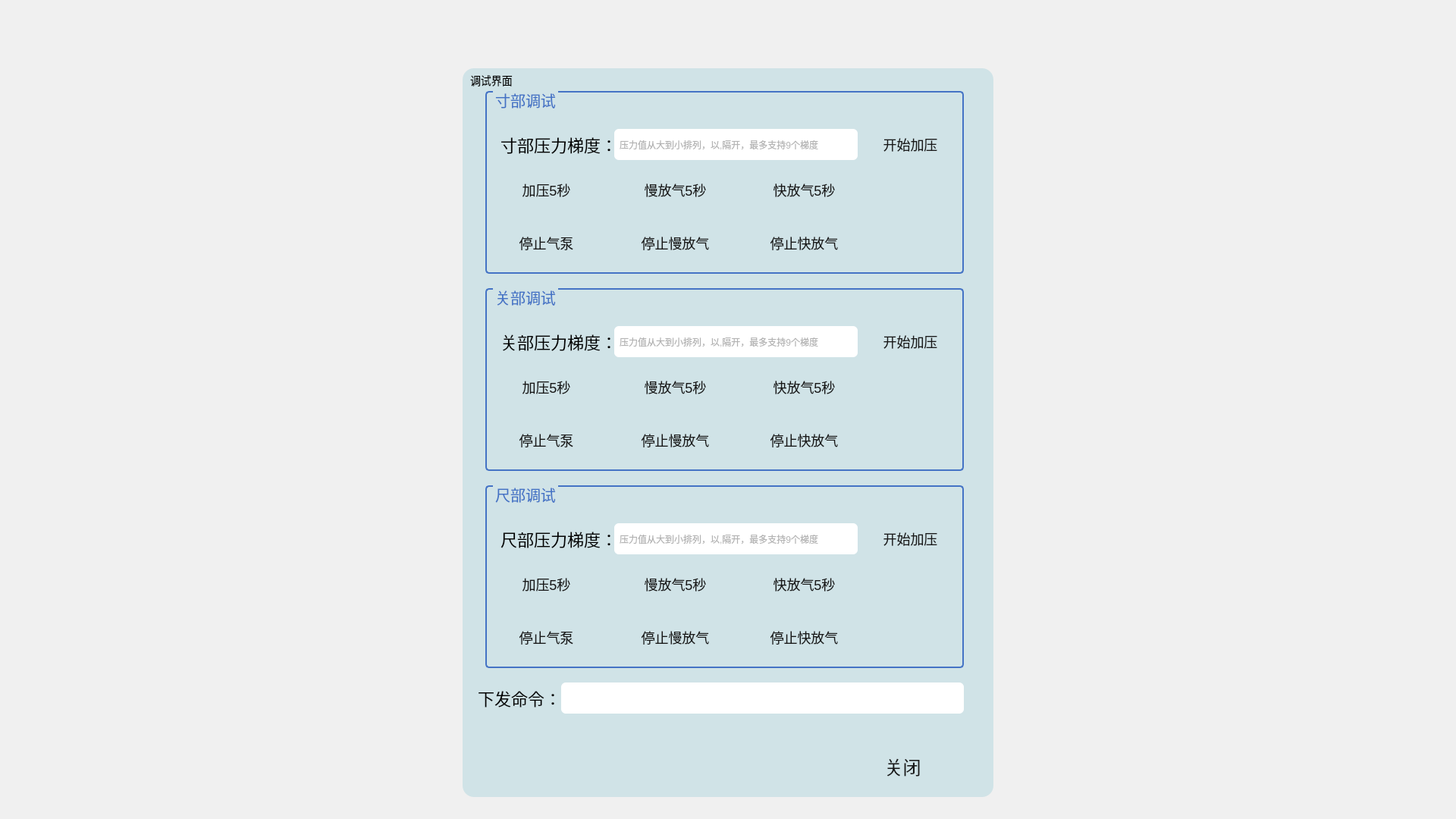
<?xml version="1.0" encoding="UTF-8"?>
<ui version="4.0">
 <class>TestDialog</class>
 <widget class="QDialog" name="TestDialog">
  <property name="geometry">
   <rect>
    <x>0</x>
    <y>0</y>
    <width>1920</width>
    <height>1080</height>
   </rect>
  </property>
  <property name="windowTitle">
   <string>Dialog</string>
  </property>
  <widget class="QLabel" name="label_3">
   <property name="geometry">
    <rect>
     <x>0</x>
     <y>0</y>
     <width>1920</width>
     <height>1080</height>
    </rect>
   </property>
   <property name="styleSheet">
    <string notr="true">background-color: rgba(240, 240, 240,50%);</string>
   </property>
   <property name="text">
    <string/>
   </property>
  </widget>
  <widget class="QLabel" name="label">
   <property name="geometry">
    <rect>
     <x>610</x>
     <y>90</y>
     <width>700</width>
     <height>961</height>
    </rect>
   </property>
   <property name="styleSheet">
    <string notr="true">background-color: rgb(208, 227, 231);
border-radius:15px;</string>
   </property>
   <property name="text">
    <string/>
   </property>
  </widget>
  <widget class="QLabel" name="label_2">
   <property name="geometry">
    <rect>
     <x>620</x>
     <y>90</y>
     <width>121</width>
     <height>31</height>
    </rect>
   </property>
   <property name="styleSheet">
    <string notr="true">font-family: &quot;苹方 中等&quot;;
	font-size: 14px;</string>
   </property>
   <property name="text">
    <string>调试界面</string>
   </property>
  </widget>
  <widget class="QGroupBox" name="groupBox_2">
   <property name="geometry">
    <rect>
     <x>640</x>
     <y>120</y>
     <width>631</width>
     <height>241</height>
    </rect>
   </property>
   <property name="styleSheet">
    <string notr="true">QGroupBox{
border:2px solid #4473c5;;
border-radius:5px;
margin-top: 2ex; 
	font-family:&quot;苹方 粗体&quot;;
	font-size:20px;
	color:#4473c5;

}
QGroupBox::title {
      subcontrol-origin: margin;
       left:10px;
  }</string>
   </property>
   <property name="title">
    <string>寸部调试</string>
   </property>
   <widget class="QLabel" name="label_4">
    <property name="geometry">
     <rect>
      <x>20</x>
      <y>50</y>
      <width>161</width>
      <height>41</height>
     </rect>
    </property>
    <property name="styleSheet">
     <string notr="true">font-family: &quot;苹方 中等&quot;;
	font-size: 22px;</string>
    </property>
    <property name="text">
     <string>寸部压力梯度：</string>
    </property>
   </widget>
   <widget class="QLineEdit" name="lineEdit_cunPre">
    <property name="geometry">
     <rect>
      <x>170</x>
      <y>50</y>
      <width>321</width>
      <height>41</height>
     </rect>
    </property>
    <property name="styleSheet">
     <string notr="true">QLineEdit{
padding:5px;	
font-family: &quot;苹方 中等&quot;;
	font-size: 12px;
	color: #686868;
border-radius: 6px;
	
	border-image: url(:/image/loadafter/buchong/shexingkuang.png);
}</string>
    </property>
    <property name="text">
     <string/>
    </property>
    <property name="placeholderText">
     <string>压力值从大到小排列，以,隔开，最多支持9个梯度</string>
    </property>
   </widget>
   <widget class="QPushButton" name="pushButton_startcun">
    <property name="geometry">
     <rect>
      <x>500</x>
      <y>50</y>
      <width>121</width>
      <height>41</height>
     </rect>
    </property>
    <property name="styleSheet">
     <string notr="true">QPushButton{
border-image: url(:/image/loadafter/1/xiayibuweixuanzhong.png);
border-radius: 22px;
color: rgb(24, 24, 24);
font-family: &quot;苹方 粗体&quot;;
	font-size: 18px;}
QPushButton:focus,QPushButton:hover{
border-image: url(:/image/loadafter/tab/2/组25.png);
}
	
QPushButton:pressed{
url(:/image/loadafter/1/xiayibuanzhong.png)
}</string>
    </property>
    <property name="text">
     <string>开始加压</string>
    </property>
   </widget>
   <widget class="QPushButton" name="pushButton_startcun5s">
    <property name="geometry">
     <rect>
      <x>20</x>
      <y>110</y>
      <width>121</width>
      <height>41</height>
     </rect>
    </property>
    <property name="styleSheet">
     <string notr="true">QPushButton{
border-image: url(:/image/loadafter/1/xiayibuweixuanzhong.png);
border-radius: 22px;
color: rgb(24, 24, 24);
font-family: &quot;苹方 粗体&quot;;
	font-size: 18px;}
QPushButton:focus,QPushButton:hover{
border-image: url(:/image/loadafter/tab/2/组25.png);
}
	
QPushButton:pressed{
url(:/image/loadafter/1/xiayibuanzhong.png)
}</string>
    </property>
    <property name="text">
     <string>加压5秒</string>
    </property>
   </widget>
   <widget class="QPushButton" name="pushButton_stopfastcun">
    <property name="geometry">
     <rect>
      <x>360</x>
      <y>180</y>
      <width>121</width>
      <height>41</height>
     </rect>
    </property>
    <property name="styleSheet">
     <string notr="true">QPushButton{
border-image: url(:/image/loadafter/1/xiayibuweixuanzhong.png);
border-radius: 22px;
color: rgb(24, 24, 24);
font-family: &quot;苹方 粗体&quot;;
	font-size: 18px;}
QPushButton:focus,QPushButton:hover{
border-image: url(:/image/loadafter/tab/2/组25.png);
}
	
QPushButton:pressed{
url(:/image/loadafter/1/xiayibuanzhong.png)
}</string>
    </property>
    <property name="text">
     <string>停止快放气</string>
    </property>
   </widget>
   <widget class="QPushButton" name="pushButton_stopslowcun">
    <property name="geometry">
     <rect>
      <x>190</x>
      <y>180</y>
      <width>121</width>
      <height>41</height>
     </rect>
    </property>
    <property name="styleSheet">
     <string notr="true">QPushButton{
border-image: url(:/image/loadafter/1/xiayibuweixuanzhong.png);
border-radius: 22px;
color: rgb(24, 24, 24);
font-family: &quot;苹方 粗体&quot;;
	font-size: 18px;}
QPushButton:focus,QPushButton:hover{
border-image: url(:/image/loadafter/tab/2/组25.png);
}
	
QPushButton:pressed{
url(:/image/loadafter/1/xiayibuanzhong.png)
}</string>
    </property>
    <property name="text">
     <string>停止慢放气</string>
    </property>
   </widget>
   <widget class="QPushButton" name="pushButton_stopcun">
    <property name="geometry">
     <rect>
      <x>20</x>
      <y>180</y>
      <width>121</width>
      <height>41</height>
     </rect>
    </property>
    <property name="styleSheet">
     <string notr="true">QPushButton{
border-image: url(:/image/loadafter/1/xiayibuweixuanzhong.png);
border-radius: 22px;
color: rgb(24, 24, 24);
font-family: &quot;苹方 粗体&quot;;
	font-size: 18px;}
QPushButton:focus,QPushButton:hover{
border-image: url(:/image/loadafter/tab/2/组25.png);
}
	
QPushButton:pressed{
url(:/image/loadafter/1/xiayibuanzhong.png)
}</string>
    </property>
    <property name="text">
     <string>停止气泵</string>
    </property>
   </widget>
   <widget class="QPushButton" name="pushButton_fastcun5s">
    <property name="geometry">
     <rect>
      <x>360</x>
      <y>110</y>
      <width>121</width>
      <height>41</height>
     </rect>
    </property>
    <property name="styleSheet">
     <string notr="true">QPushButton{
border-image: url(:/image/loadafter/1/xiayibuweixuanzhong.png);
border-radius: 22px;
color: rgb(24, 24, 24);
font-family: &quot;苹方 粗体&quot;;
	font-size: 18px;}
QPushButton:focus,QPushButton:hover{
border-image: url(:/image/loadafter/tab/2/组25.png);
}
	
QPushButton:pressed{
url(:/image/loadafter/1/xiayibuanzhong.png)
}</string>
    </property>
    <property name="text">
     <string>快放气5秒</string>
    </property>
   </widget>
   <widget class="QPushButton" name="pushButton_slowcun5s">
    <property name="geometry">
     <rect>
      <x>190</x>
      <y>110</y>
      <width>121</width>
      <height>41</height>
     </rect>
    </property>
    <property name="styleSheet">
     <string notr="true">QPushButton{
border-image: url(:/image/loadafter/1/xiayibuweixuanzhong.png);
border-radius: 22px;
color: rgb(24, 24, 24);
font-family: &quot;苹方 粗体&quot;;
	font-size: 18px;}
QPushButton:focus,QPushButton:hover{
border-image: url(:/image/loadafter/tab/2/组25.png);
}
	
QPushButton:pressed{
url(:/image/loadafter/1/xiayibuanzhong.png)
}</string>
    </property>
    <property name="text">
     <string>慢放气5秒</string>
    </property>
   </widget>
   <zorder>label_4</zorder>
   <zorder>lineEdit_cunPre</zorder>
   <zorder>pushButton_stopfastcun</zorder>
   <zorder>pushButton_stopslowcun</zorder>
   <zorder>pushButton_stopcun</zorder>
   <zorder>pushButton_fastcun5s</zorder>
   <zorder>pushButton_slowcun5s</zorder>
   <zorder>pushButton_startcun</zorder>
   <zorder>pushButton_startcun5s</zorder>
  </widget>
  <widget class="QGroupBox" name="groupBox_3">
   <property name="geometry">
    <rect>
     <x>640</x>
     <y>380</y>
     <width>631</width>
     <height>241</height>
    </rect>
   </property>
   <property name="styleSheet">
    <string notr="true">QGroupBox{
border:2px solid #4473c5;;
border-radius:5px;
margin-top: 2ex; 
	font-family:&quot;苹方 粗体&quot;;
	font-size:20px;
	color:#4473c5;

}
QGroupBox::title {
      subcontrol-origin: margin;
       left:10px;
  }</string>
   </property>
   <property name="title">
    <string>关部调试</string>
   </property>
   <widget class="QLabel" name="label_5">
    <property name="geometry">
     <rect>
      <x>20</x>
      <y>50</y>
      <width>161</width>
      <height>41</height>
     </rect>
    </property>
    <property name="styleSheet">
     <string notr="true">font-family: &quot;苹方 中等&quot;;
	font-size: 22px;</string>
    </property>
    <property name="text">
     <string>关部压力梯度：</string>
    </property>
   </widget>
   <widget class="QLineEdit" name="lineEdit_guanPre">
    <property name="geometry">
     <rect>
      <x>170</x>
      <y>50</y>
      <width>321</width>
      <height>41</height>
     </rect>
    </property>
    <property name="styleSheet">
     <string notr="true">QLineEdit{
padding:5px;	
font-family: &quot;苹方 中等&quot;;
	font-size: 12px;
	color: #686868;
border-radius: 6px;
	
	border-image: url(:/image/loadafter/buchong/shexingkuang.png);
}</string>
    </property>
    <property name="text">
     <string/>
    </property>
    <property name="placeholderText">
     <string>压力值从大到小排列，以,隔开，最多支持9个梯度</string>
    </property>
   </widget>
   <widget class="QPushButton" name="pushButton_startguan">
    <property name="geometry">
     <rect>
      <x>500</x>
      <y>50</y>
      <width>121</width>
      <height>41</height>
     </rect>
    </property>
    <property name="styleSheet">
     <string notr="true">QPushButton{
border-image: url(:/image/loadafter/1/xiayibuweixuanzhong.png);
border-radius: 22px;
color: rgb(24, 24, 24);
font-family: &quot;苹方 粗体&quot;;
	font-size: 18px;}
QPushButton:focus,QPushButton:hover{
border-image: url(:/image/loadafter/tab/2/组25.png);
}
	
QPushButton:pressed{
url(:/image/loadafter/1/xiayibuanzhong.png)
}</string>
    </property>
    <property name="text">
     <string>开始加压</string>
    </property>
   </widget>
   <widget class="QPushButton" name="pushButton_startguan5s">
    <property name="geometry">
     <rect>
      <x>20</x>
      <y>110</y>
      <width>121</width>
      <height>41</height>
     </rect>
    </property>
    <property name="styleSheet">
     <string notr="true">QPushButton{
border-image: url(:/image/loadafter/1/xiayibuweixuanzhong.png);
border-radius: 22px;
color: rgb(24, 24, 24);
font-family: &quot;苹方 粗体&quot;;
	font-size: 18px;}
QPushButton:focus,QPushButton:hover{
border-image: url(:/image/loadafter/tab/2/组25.png);
}
	
QPushButton:pressed{
url(:/image/loadafter/1/xiayibuanzhong.png)
}</string>
    </property>
    <property name="text">
     <string>加压5秒</string>
    </property>
   </widget>
   <widget class="QPushButton" name="pushButton_stopfastguan">
    <property name="geometry">
     <rect>
      <x>360</x>
      <y>180</y>
      <width>121</width>
      <height>41</height>
     </rect>
    </property>
    <property name="styleSheet">
     <string notr="true">QPushButton{
border-image: url(:/image/loadafter/1/xiayibuweixuanzhong.png);
border-radius: 22px;
color: rgb(24, 24, 24);
font-family: &quot;苹方 粗体&quot;;
	font-size: 18px;}
QPushButton:focus,QPushButton:hover{
border-image: url(:/image/loadafter/tab/2/组25.png);
}
	
QPushButton:pressed{
url(:/image/loadafter/1/xiayibuanzhong.png)
}</string>
    </property>
    <property name="text">
     <string>停止快放气</string>
    </property>
   </widget>
   <widget class="QPushButton" name="pushButton_stopslowcun_2">
    <property name="geometry">
     <rect>
      <x>190</x>
      <y>180</y>
      <width>121</width>
      <height>41</height>
     </rect>
    </property>
    <property name="styleSheet">
     <string notr="true">QPushButton{
border-image: url(:/image/loadafter/1/xiayibuweixuanzhong.png);
border-radius: 22px;
color: rgb(24, 24, 24);
font-family: &quot;苹方 粗体&quot;;
	font-size: 18px;}
QPushButton:focus,QPushButton:hover{
border-image: url(:/image/loadafter/tab/2/组25.png);
}
	
QPushButton:pressed{
url(:/image/loadafter/1/xiayibuanzhong.png)
}</string>
    </property>
    <property name="text">
     <string>停止慢放气</string>
    </property>
   </widget>
   <widget class="QPushButton" name="pushButton_stopguan">
    <property name="geometry">
     <rect>
      <x>20</x>
      <y>180</y>
      <width>121</width>
      <height>41</height>
     </rect>
    </property>
    <property name="styleSheet">
     <string notr="true">QPushButton{
border-image: url(:/image/loadafter/1/xiayibuweixuanzhong.png);
border-radius: 22px;
color: rgb(24, 24, 24);
font-family: &quot;苹方 粗体&quot;;
	font-size: 18px;}
QPushButton:focus,QPushButton:hover{
border-image: url(:/image/loadafter/tab/2/组25.png);
}
	
QPushButton:pressed{
url(:/image/loadafter/1/xiayibuanzhong.png)
}</string>
    </property>
    <property name="text">
     <string>停止气泵</string>
    </property>
   </widget>
   <widget class="QPushButton" name="pushButton_fastguan5s">
    <property name="geometry">
     <rect>
      <x>360</x>
      <y>110</y>
      <width>121</width>
      <height>41</height>
     </rect>
    </property>
    <property name="styleSheet">
     <string notr="true">QPushButton{
border-image: url(:/image/loadafter/1/xiayibuweixuanzhong.png);
border-radius: 22px;
color: rgb(24, 24, 24);
font-family: &quot;苹方 粗体&quot;;
	font-size: 18px;}
QPushButton:focus,QPushButton:hover{
border-image: url(:/image/loadafter/tab/2/组25.png);
}
	
QPushButton:pressed{
url(:/image/loadafter/1/xiayibuanzhong.png)
}</string>
    </property>
    <property name="text">
     <string>快放气5秒</string>
    </property>
   </widget>
   <widget class="QPushButton" name="pushButton_slowguan5s">
    <property name="geometry">
     <rect>
      <x>190</x>
      <y>110</y>
      <width>121</width>
      <height>41</height>
     </rect>
    </property>
    <property name="styleSheet">
     <string notr="true">QPushButton{
border-image: url(:/image/loadafter/1/xiayibuweixuanzhong.png);
border-radius: 22px;
color: rgb(24, 24, 24);
font-family: &quot;苹方 粗体&quot;;
	font-size: 18px;}
QPushButton:focus,QPushButton:hover{
border-image: url(:/image/loadafter/tab/2/组25.png);
}
	
QPushButton:pressed{
url(:/image/loadafter/1/xiayibuanzhong.png)
}</string>
    </property>
    <property name="text">
     <string>慢放气5秒</string>
    </property>
   </widget>
  </widget>
  <widget class="QGroupBox" name="groupBox_4">
   <property name="geometry">
    <rect>
     <x>640</x>
     <y>640</y>
     <width>631</width>
     <height>241</height>
    </rect>
   </property>
   <property name="styleSheet">
    <string notr="true">QGroupBox{
border:2px solid #4473c5;;
border-radius:5px;
margin-top: 2ex; 
	font-family:&quot;苹方 粗体&quot;;
	font-size:20px;
	color:#4473c5;

}
QGroupBox::title {
      subcontrol-origin: margin;
       left:10px;
  }</string>
   </property>
   <property name="title">
    <string>尺部调试</string>
   </property>
   <widget class="QLabel" name="label_6">
    <property name="geometry">
     <rect>
      <x>20</x>
      <y>50</y>
      <width>161</width>
      <height>41</height>
     </rect>
    </property>
    <property name="styleSheet">
     <string notr="true">font-family: &quot;苹方 中等&quot;;
	font-size: 22px;</string>
    </property>
    <property name="text">
     <string>尺部压力梯度：</string>
    </property>
   </widget>
   <widget class="QLineEdit" name="lineEdit_chiPre">
    <property name="geometry">
     <rect>
      <x>170</x>
      <y>50</y>
      <width>321</width>
      <height>41</height>
     </rect>
    </property>
    <property name="styleSheet">
     <string notr="true">QLineEdit{
padding:5px;	
font-family: &quot;苹方 中等&quot;;
	font-size: 12px;
	color: #686868;
border-radius: 6px;
	
	border-image: url(:/image/loadafter/buchong/shexingkuang.png);
}</string>
    </property>
    <property name="text">
     <string/>
    </property>
    <property name="placeholderText">
     <string>压力值从大到小排列，以,隔开，最多支持9个梯度</string>
    </property>
   </widget>
   <widget class="QPushButton" name="pushButton_startchi">
    <property name="geometry">
     <rect>
      <x>500</x>
      <y>50</y>
      <width>121</width>
      <height>41</height>
     </rect>
    </property>
    <property name="styleSheet">
     <string notr="true">QPushButton{
border-image: url(:/image/loadafter/1/xiayibuweixuanzhong.png);
border-radius: 22px;
color: rgb(24, 24, 24);
font-family: &quot;苹方 粗体&quot;;
	font-size: 18px;}
QPushButton:focus,QPushButton:hover{
border-image: url(:/image/loadafter/tab/2/组25.png);
}
	
QPushButton:pressed{
url(:/image/loadafter/1/xiayibuanzhong.png)
}</string>
    </property>
    <property name="text">
     <string>开始加压</string>
    </property>
   </widget>
   <widget class="QPushButton" name="pushButton_startchi5s">
    <property name="geometry">
     <rect>
      <x>20</x>
      <y>110</y>
      <width>121</width>
      <height>41</height>
     </rect>
    </property>
    <property name="styleSheet">
     <string notr="true">QPushButton{
border-image: url(:/image/loadafter/1/xiayibuweixuanzhong.png);
border-radius: 22px;
color: rgb(24, 24, 24);
font-family: &quot;苹方 粗体&quot;;
	font-size: 18px;}
QPushButton:focus,QPushButton:hover{
border-image: url(:/image/loadafter/tab/2/组25.png);
}
	
QPushButton:pressed{
url(:/image/loadafter/1/xiayibuanzhong.png)
}</string>
    </property>
    <property name="text">
     <string>加压5秒</string>
    </property>
   </widget>
   <widget class="QPushButton" name="pushButton_stopfastchi">
    <property name="geometry">
     <rect>
      <x>360</x>
      <y>180</y>
      <width>121</width>
      <height>41</height>
     </rect>
    </property>
    <property name="styleSheet">
     <string notr="true">QPushButton{
border-image: url(:/image/loadafter/1/xiayibuweixuanzhong.png);
border-radius: 22px;
color: rgb(24, 24, 24);
font-family: &quot;苹方 粗体&quot;;
	font-size: 18px;}
QPushButton:focus,QPushButton:hover{
border-image: url(:/image/loadafter/tab/2/组25.png);
}
	
QPushButton:pressed{
url(:/image/loadafter/1/xiayibuanzhong.png)
}</string>
    </property>
    <property name="text">
     <string>停止快放气</string>
    </property>
   </widget>
   <widget class="QPushButton" name="pushButton_stopslowchi">
    <property name="geometry">
     <rect>
      <x>190</x>
      <y>180</y>
      <width>121</width>
      <height>41</height>
     </rect>
    </property>
    <property name="styleSheet">
     <string notr="true">QPushButton{
border-image: url(:/image/loadafter/1/xiayibuweixuanzhong.png);
border-radius: 22px;
color: rgb(24, 24, 24);
font-family: &quot;苹方 粗体&quot;;
	font-size: 18px;}
QPushButton:focus,QPushButton:hover{
border-image: url(:/image/loadafter/tab/2/组25.png);
}
	
QPushButton:pressed{
url(:/image/loadafter/1/xiayibuanzhong.png)
}</string>
    </property>
    <property name="text">
     <string>停止慢放气</string>
    </property>
   </widget>
   <widget class="QPushButton" name="pushButton_stopchi">
    <property name="geometry">
     <rect>
      <x>20</x>
      <y>180</y>
      <width>121</width>
      <height>41</height>
     </rect>
    </property>
    <property name="styleSheet">
     <string notr="true">QPushButton{
border-image: url(:/image/loadafter/1/xiayibuweixuanzhong.png);
border-radius: 22px;
color: rgb(24, 24, 24);
font-family: &quot;苹方 粗体&quot;;
	font-size: 18px;}
QPushButton:focus,QPushButton:hover{
border-image: url(:/image/loadafter/tab/2/组25.png);
}
	
QPushButton:pressed{
url(:/image/loadafter/1/xiayibuanzhong.png)
}</string>
    </property>
    <property name="text">
     <string>停止气泵</string>
    </property>
   </widget>
   <widget class="QPushButton" name="pushButton_fastchi5s">
    <property name="geometry">
     <rect>
      <x>360</x>
      <y>110</y>
      <width>121</width>
      <height>41</height>
     </rect>
    </property>
    <property name="styleSheet">
     <string notr="true">QPushButton{
border-image: url(:/image/loadafter/1/xiayibuweixuanzhong.png);
border-radius: 22px;
color: rgb(24, 24, 24);
font-family: &quot;苹方 粗体&quot;;
	font-size: 18px;}
QPushButton:focus,QPushButton:hover{
border-image: url(:/image/loadafter/tab/2/组25.png);
}
	
QPushButton:pressed{
url(:/image/loadafter/1/xiayibuanzhong.png)
}</string>
    </property>
    <property name="text">
     <string>快放气5秒</string>
    </property>
   </widget>
   <widget class="QPushButton" name="pushButton_slowchi5s">
    <property name="geometry">
     <rect>
      <x>190</x>
      <y>110</y>
      <width>121</width>
      <height>41</height>
     </rect>
    </property>
    <property name="styleSheet">
     <string notr="true">QPushButton{
border-image: url(:/image/loadafter/1/xiayibuweixuanzhong.png);
border-radius: 22px;
color: rgb(24, 24, 24);
font-family: &quot;苹方 粗体&quot;;
	font-size: 18px;}
QPushButton:focus,QPushButton:hover{
border-image: url(:/image/loadafter/tab/2/组25.png);
}
	
QPushButton:pressed{
url(:/image/loadafter/1/xiayibuanzhong.png)
}</string>
    </property>
    <property name="text">
     <string>慢放气5秒</string>
    </property>
   </widget>
  </widget>
  <widget class="QPushButton" name="pushButton_close">
   <property name="geometry">
    <rect>
     <x>1120</x>
     <y>980</y>
     <width>141</width>
     <height>61</height>
    </rect>
   </property>
   <property name="styleSheet">
    <string notr="true">QPushButton{
border-image: url(:/image/loadafter/1/xiayibuweixuanzhong.png);
border-radius: 22px;
color: rgb(24, 24, 24);
font-family: &quot;苹方 粗体&quot;;
	font-size: 24px;}
QPushButton:focus,QPushButton:hover{
border-image: url(:/image/loadafter/tab/2/组25.png);
}
	
QPushButton:pressed{
url(:/image/loadafter/1/xiayibuanzhong.png)
}</string>
   </property>
   <property name="text">
    <string>关闭</string>
   </property>
  </widget>
  <widget class="QLineEdit" name="lineEdit_command">
   <property name="geometry">
    <rect>
     <x>740</x>
     <y>900</y>
     <width>531</width>
     <height>41</height>
    </rect>
   </property>
   <property name="styleSheet">
    <string notr="true">QLineEdit{
padding:5px;	
font-family: &quot;苹方 中等&quot;;
	font-size: 12px;
	color: #686868;
border-radius: 6px;
	
	border-image: url(:/image/loadafter/buchong/shexingkuang.png);
}</string>
   </property>
   <property name="text">
    <string/>
   </property>
   <property name="readOnly">
    <bool>true</bool>
   </property>
   <property name="placeholderText">
    <string/>
   </property>
  </widget>
  <widget class="QLabel" name="label_7">
   <property name="geometry">
    <rect>
     <x>630</x>
     <y>900</y>
     <width>161</width>
     <height>41</height>
    </rect>
   </property>
   <property name="styleSheet">
    <string notr="true">font-family: &quot;苹方 中等&quot;;
	font-size: 22px;</string>
   </property>
   <property name="text">
    <string>下发命令：</string>
   </property>
  </widget>
  <zorder>label_3</zorder>
  <zorder>label</zorder>
  <zorder>label_2</zorder>
  <zorder>pushButton_close</zorder>
  <zorder>groupBox_2</zorder>
  <zorder>groupBox_3</zorder>
  <zorder>groupBox_4</zorder>
  <zorder>lineEdit_command</zorder>
  <zorder>label_7</zorder>
 </widget>
 <resources/>
 <connections/>
</ui>
